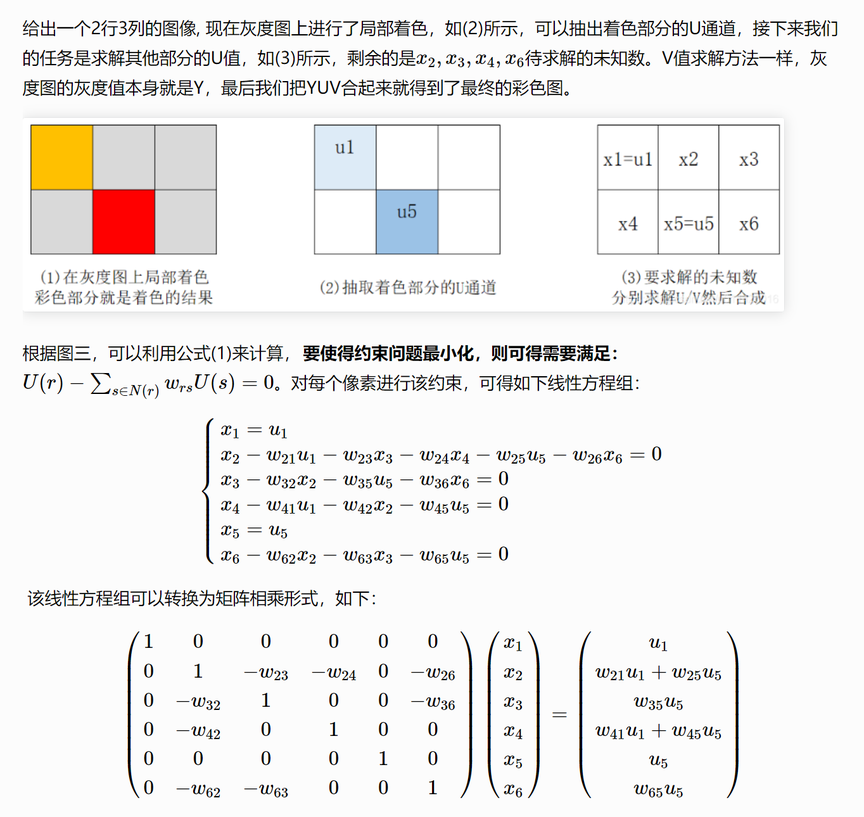
#> input picture src/image-20231208093729832.png, 864 x 817 px, shrunk from 1364 x 1290 before the run
$ python -i cannyDection.py   (imports and definitions only)   (older library calls are emulated)
#> lines starting #> are read from the running program, lines starting #| are printed output that depends on the picture
#> further down, picture is the input picture: shape (817, 864, 3); mean B, G, R 237.3, 238, 239.5
#!/usr/bin/env python
# -- coding: utf-8 --
# @Time : 2024/1/14 12:35
# @Author : Lucas
# @File : cannyDection.py
import cv2
import numpy as np


def canny_dection(image):
    # 高斯滤波
    blurred = cv2.GaussianBlur(image, (5, 5), 0)

    # 计算梯度
    gradient_x = cv2.Sobel(blurred, cv2.CV_64F, 1, 0, ksize=3)
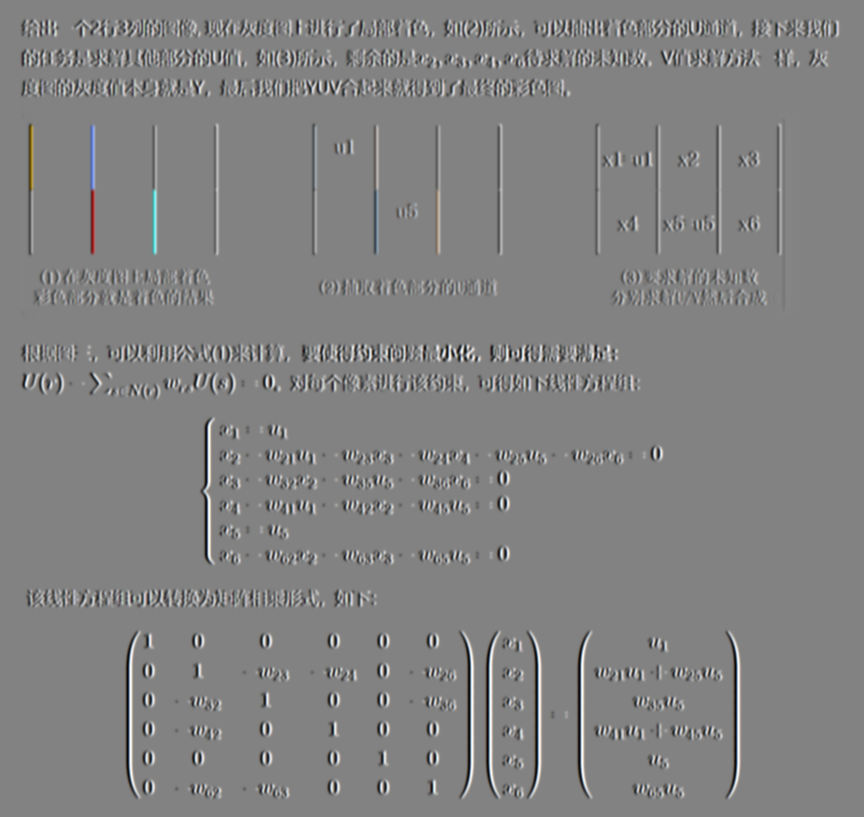
#> gradient_x: shape (817, 864, 3) float64; mean B, G, R 0, 0, 0; drawn with min black and max white
    gradient_y = cv2.Sobel(blurred, cv2.CV_64F, 0, 1, ksize=3)
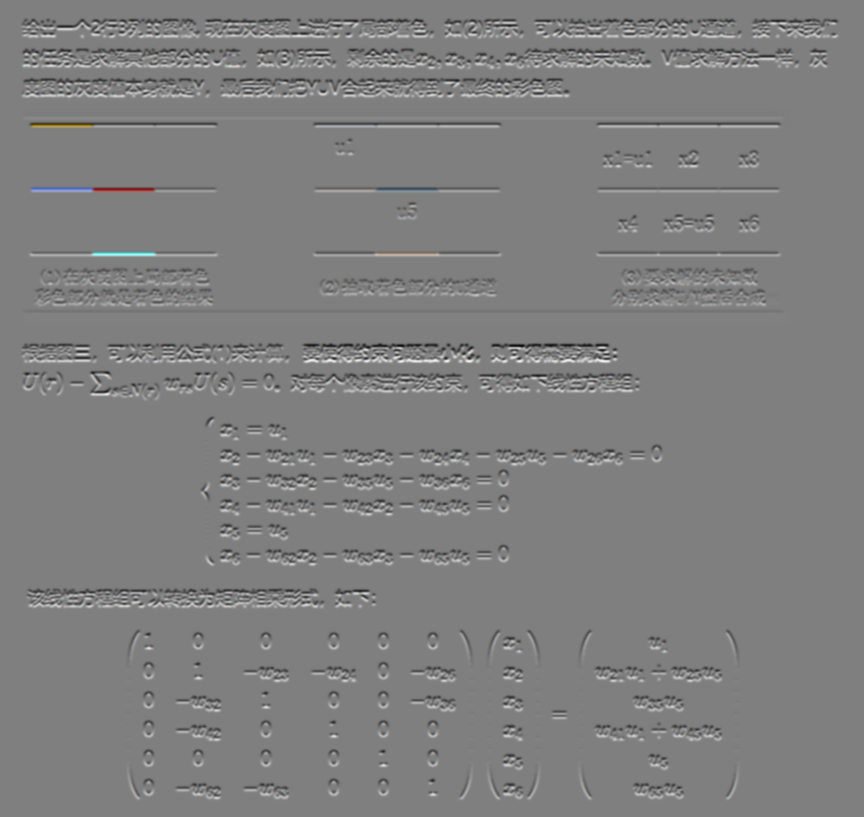
#> gradient_y: shape (817, 864, 3) float64; mean B, G, R 0, 0, 0; drawn with min black and max white

    # 计算梯度幅值和方向
    gradient_magnitude = np.sqrt(gradient_x ** 2 + gradient_y ** 2)
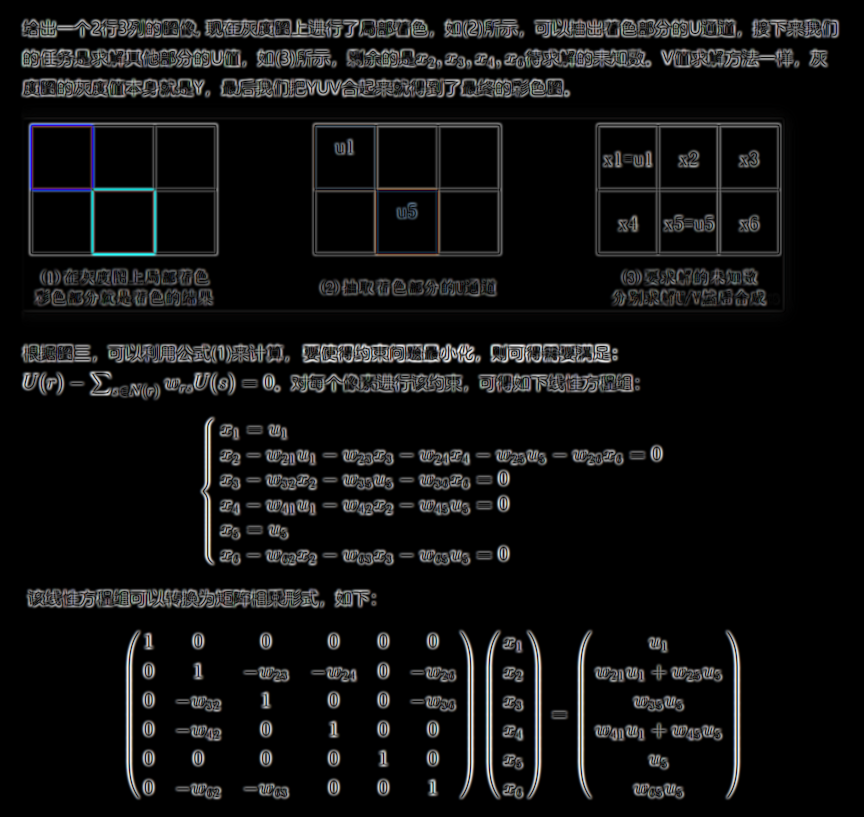
#> gradient_magnitude: shape (817, 864, 3) float64; mean B, G, R 41.9, 41.6, 41.3; drawn with min black and max white
    gradient_direction = np.arctan2(gradient_y, gradient_x) * (180 / np.pi)
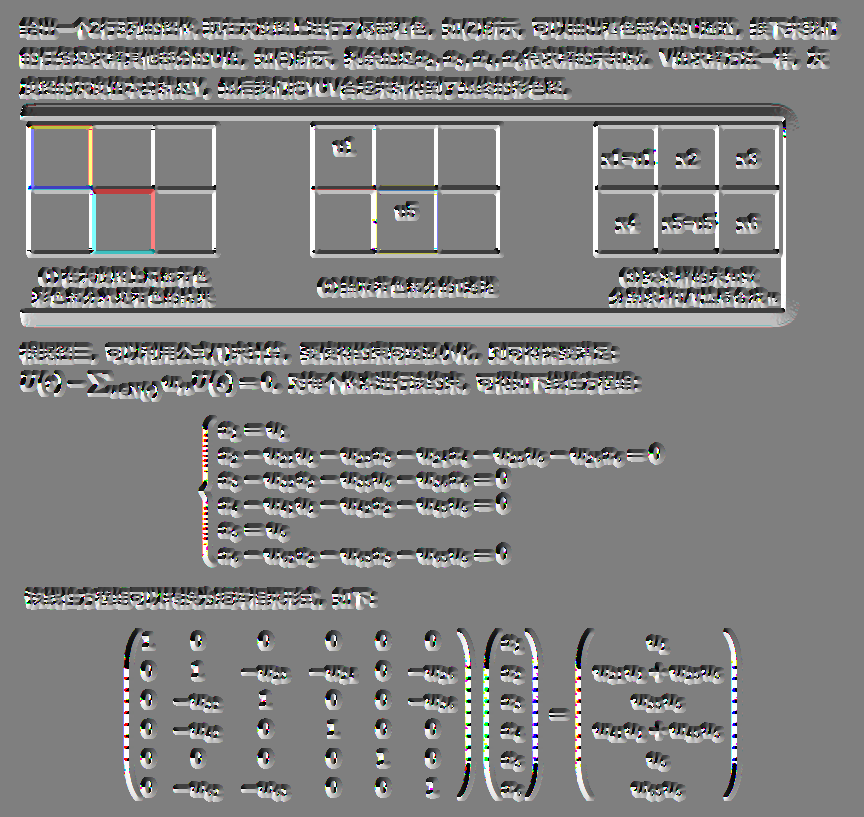
#> gradient_direction: shape (817, 864, 3) float64; mean B, G, R 2.4, 2.4, 2.5; drawn with min black and max white

    # 非极大值抑制
    edges = cv2.Canny(blurred, 30, 100)
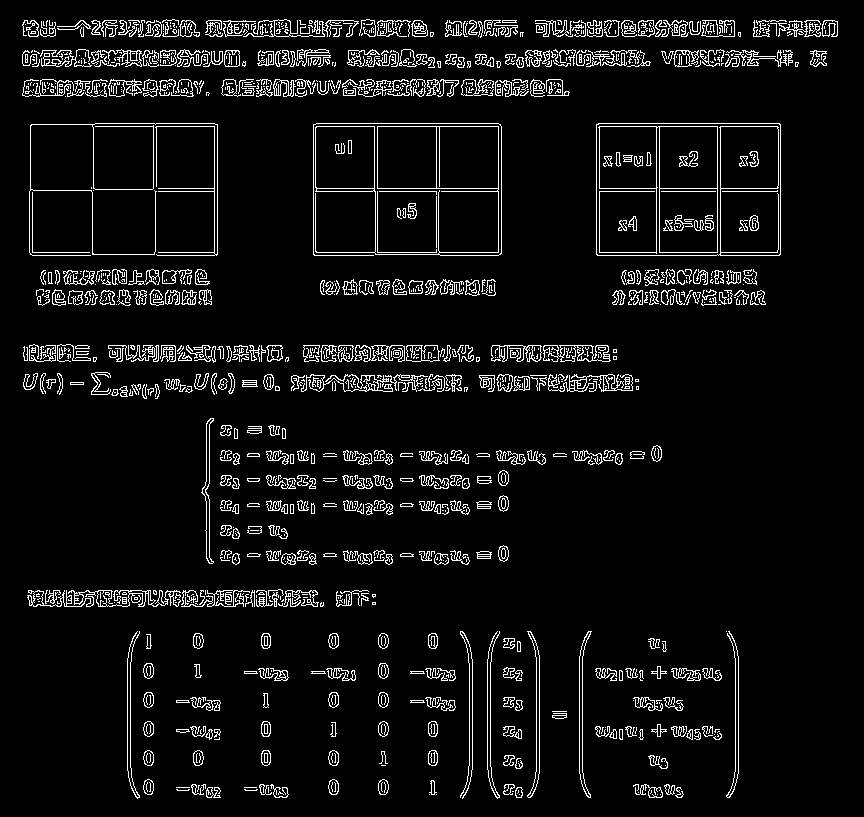
#> edges: shape (817, 864); 6.3% white in thin lines or dots
    # 获取图像的高度和宽度
    height, width = edges.shape
#> height = 817; width = 864

    # 创建一个三通道的空白图像（黑色背景）
    color_image = np.zeros((height, width, 3), dtype=np.uint8)
    color_image = np.clip(color_image, 0, 255)

    # 将灰度图像的值复制到每个通道
    color_image[:, :, 0] = edges
    color_image[:, :, 1] = edges
    color_image[:, :, 2] = edges
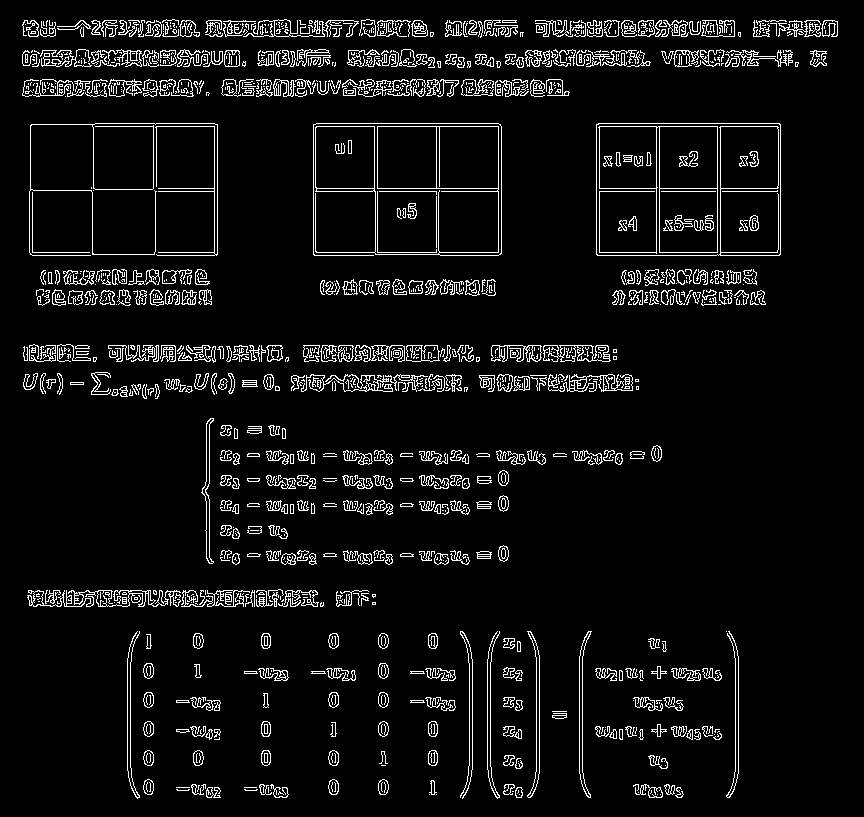
#> color_image: shape (817, 864, 3); 6.3% white in thin lines or dots
    return color_image

>>> import cv2
>>> picture = cv2.imread('../src/image-20231208093729832.png')
>>> result = canny_dection(picture)
